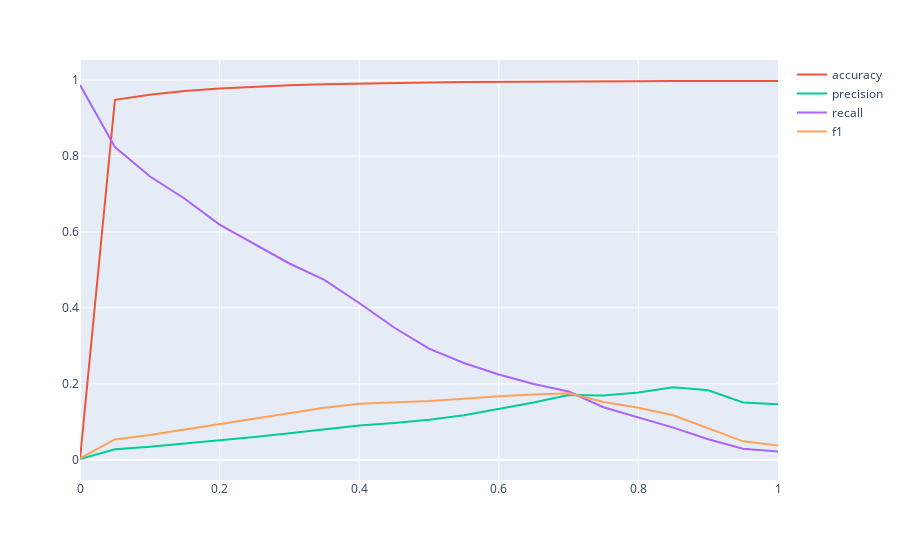

The code cell stored with this chart in its notebook:
### Code cell
fig = px.line()
fig.add_scatter(x=metrics_df["threshold"], y=metrics_df["accuracy"], name="accuracy")
fig.add_scatter(x=metrics_df["threshold"], y=metrics_df["precision"], name="precision")
fig.add_scatter(x=metrics_df["threshold"], y=metrics_df["recall"], name="recall")
fig.add_scatter(x=metrics_df["threshold"], y=metrics_df["f1"], name="f1")
fig.show()

### Figure 1 — Plotly figure (JSON) as saved in the notebook; plotly's stock layout.template omitted (floating-point values rounded to 4 significant figures)
{"data": [{"hovertemplate": "<extra></extra>", "legendgroup": "", "line": {"color": "#636efa", "dash": "solid"}, "marker": {"symbol": "circle"}, "mode": "lines", "name": "", "orientation": "v", "showlegend": false, "type": "scatter", "xaxis": "x", "yaxis": "y"}, {"name": "accuracy", "type": "scatter", "x": [0, 0.05, 0.1, 0.15, 0.2, 0.25, 0.3, 0.35, 0.4, 0.45, 0.5, 0.55, 0.6, 0.65, 0.7, 0.75, 0.8, 0.85, 0.9, 0.95, 1], "y": [0.001749, 0.9483, 0.962, 0.9718, 0.9785, 0.9833, 0.9869, 0.9894, 0.9915, 0.9931, 0.9943, 0.9953, 0.996, 0.9966, 0.997, 0.9973, 0.9975, 0.9977, 0.9979, 0.998, 0.998]}, {"name": "precision", "type": "scatter", "x": [0, 0.05, 0.1, 0.15, 0.2, 0.25, 0.3, 0.35, 0.4, 0.45, 0.5, 0.55, 0.6, 0.65, 0.7, 0.75, 0.8, 0.85, 0.9, 0.95, 1], "y": [0.001749, 0.02762, 0.03406, 0.04226, 0.05008, 0.05945, 0.06957, 0.08002, 0.08977, 0.09661, 0.1052, 0.1174, 0.1333, 0.1504, 0.1704, 0.1692, 0.1771, 0.1911, 0.1829, 0.1509, 0.1463]}, {"name": "recall", "type": "scatter", "x": [0, 0.05, 0.1, 0.15, 0.2, 0.25, 0.3, 0.35, 0.4, 0.45, 0.5, 0.55, 0.6, 0.65, 0.7, 0.75, 0.8, 0.85, 0.9, 0.95, 1], "y": [0.9874, 0.8241, 0.7469, 0.6876, 0.6194, 0.5691, 0.5171, 0.474, 0.4129, 0.3483, 0.2926, 0.2549, 0.2244, 0.1993, 0.1795, 0.1382, 0.1113, 0.08438, 0.05386, 0.02873, 0.02154]}, {"name": "f1", "type": "scatter", "x": [0, 0.05, 0.1, 0.15, 0.2, 0.25, 0.3, 0.35, 0.4, 0.45, 0.5, 0.55, 0.6, 0.65, 0.7, 0.75, 0.8, 0.85, 0.9, 0.95, 1], "y": [0.003492, 0.05344, 0.06514, 0.07963, 0.09267, 0.1077, 0.1226, 0.1369, 0.1475, 0.1513, 0.1547, 0.1607, 0.1672, 0.1714, 0.1748, 0.1522, 0.1367, 0.1171, 0.08322, 0.04827, 0.03756]}], "layout": {"legend": {"tracegroupgap": 0}, "margin": {"t": 60}, "xaxis": {"anchor": "y", "domain": [0, 1]}, "yaxis": {"anchor": "x", "domain": [0, 1]}}}
